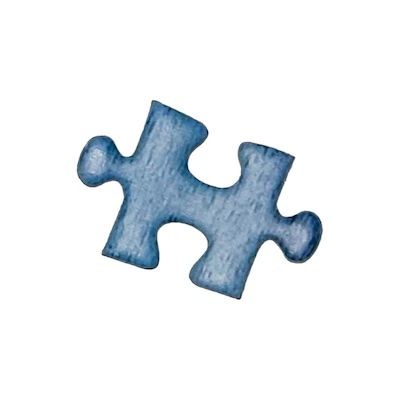
#> input picture notebooks/imageB.png, 400 x 400 px, given in place of the camera
$ jupyter execute SW09-live-processing-EX.ipynb   (shell and % lines are left out)   (text cells are left out)
#> lines starting #> are read from the running program, lines starting #| are printed output that depends on the picture; after the words box and inside, x2 and y2 are one past the last pixel; in counts of white or black regions, pixels touching at a corner belong together
[cell 1]
import cv2
cv2.VideoCapture(0).release()

[cell 2]
import sys
import cv2 as cv
import numpy as np
import matplotlib.pyplot as plt
import scipy.fft
import scipy.signal

# We need to install the OpenCV contrib package for some
# advanced features (SIFT and SURF algorithms)
if not hasattr(cv, "xfeatures2d"):
    # !pip install opencv_contrib_python
    # Import the package again
    import importlib
    iportlib.reload(cv)

# Enable vectorized output (for nicer plots)

# Inline backend configuration

# Functionality related to this course
sys.path.append("..")
import isp

# Jupyter / IPython configuration:
# Automatically reload modules when modified

[cell 3]
def run_camera_cv(cam_id,
                  window_name="Webcam",
                  show_ontop=True,
                  width=640,
                  height=480,
                  flip=False,
                  func=None,
                  **kwargs):
    """Run a camera feed and display it using OpenCV.

    Args:
        cam_id (int): Camera ID (usually 0).
        window_name (str): Name of the window.
        width (int): Width of the window.
        height (int): Height of the window.
        flip (bool): Flip the image horizontally.
        func (function): Function to apply to the image.
        **kwargs: Keyword arguments for the function.
    """
#> called with cam_id = 0, window_name = 'Live Video', show_ontop = True, width = 640, height = 480, flip = True

    cap = cv.VideoCapture(cam_id)

    # Adjust the camera settings (may work, or not)
    cap.set(cv.CAP_PROP_FRAME_WIDTH, width)  # adjust width
    cap.set(cv.CAP_PROP_FRAME_HEIGHT, height)  # adjust height

    # Create named window
    cv.namedWindow(window_name, cv.WINDOW_AUTOSIZE)
    # Make the window always on top
    if show_ontop:
        cv.setWindowProperty(window_name, cv.WND_PROP_TOPMOST, 1)

    try:
        while True:
            # Read image from capturing device
            success, img = cap.read()
#> img is the input picture: shape (400, 400, 3); mean B, G, R 241.6, 237.7, 232.9
            if not success:
                break
            if flip:
                img = cv.flip(img, 1)
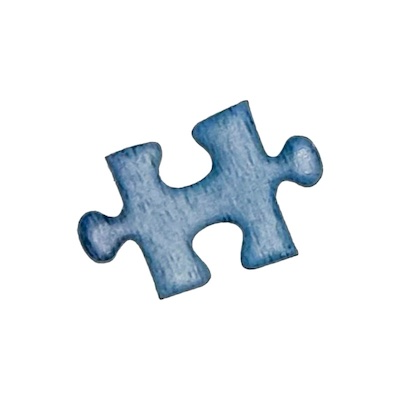
#> img: shape (400, 400, 3); mean B, G, R 241.6, 237.7, 232.9
            if func is not None:
                # Modify image using the provided function
                img = func(img, **kwargs)
            # Display the image in the named window
            cv.imshow(window_name, img)
            # Wait and fetch for key input (the above window should be selected)
            key = cv.waitKey(1) & 0xFF
#> (key q is pressed here)
            # Quit if "q" or "Q" is pressed.
            if key in (ord("q"), ord("Q")):
                cap.release()
                break

    except KeyboardInterrupt:
        pass
    finally:
        # We should always release the camera
        cap.release()
        # Comment out the following lines if you want to keep the window open
        cv.destroyAllWindows()
        cv.waitKey(1)

[cell 4]
####################
# Run demo
####################

# Choose the camera
cam_id = 0

# Window name
window_name = "Live Video"

# Flip the image
flip = True

# Run the camera!
run_camera_cv(cam_id,
              window_name=window_name,
              flip=flip)

[cell 5]
def run_camera_jupyter(cam_id=0,
                       width=640,
                       height=480,
                       frame_rate=0.1,
                       keep_last_frame=False,
                       func=None,
                       **kwargs):
    """Run a camera feed and display it within Jupyter.

    It's nice to use this function with a Jupyter notebook, but it may be slow.

    Args:
        cam_id: Camera ID (usually 0)
        width: Width of the image
        height: Height of the image
        frame_rate: Frame rate in frames per second
        keep_last_frame: Keep the last frame when stopping the camera
        func: Function to apply to the frame
        kwargs: Keyword arguments to pass to the function
    """

    from IPython.display import display, Image
    import ipywidgets as widgets
    import threading

    # Set up the stop button.
    stopButton = widgets.ToggleButton(
        value=False,
        description="Stop camera",
        disabled=False,
        button_style="info",  # 'success', 'info', 'warning', 'danger' or ''
        tooltip="Stop camera",
        icon="camera-retro",  # (FontAwesome names without the `fa-` prefix)
        #style=dict(font_weight="bold",)
    )

    # Display function
    import time
    def view(button):
        cap = cv.VideoCapture(cam_id)
        cap.set(cv.CAP_PROP_FRAME_WIDTH, width) # adjust width
        cap.set(cv.CAP_PROP_FRAME_HEIGHT, height) # adjust height

        display_handle=display(None, display_id=True)
        while True:
            _, frame = cap.read()
            frame = cv.flip(frame, 1) # if your camera reverses your image
            time.sleep(1/frame_rate)
            if frame is not None and frame.size != 0:
                if func is not None:
                    frame = func(frame, **kwargs)
                _, frame = cv.imencode(".jpeg", frame)
                image = Image(data=frame.tobytes(),
                              width=width, height=height)
                display_handle.update(image)
            if stopButton.value==True:
                print("Stopping video stream...")
                cap.release()
                if not keep_last_frame:
                    # Erase last frame
                    display_handle.update(None)
                    # Hide button
                    button.layout.visibility = "hidden"
                break

    # Run
    display(stopButton);
    thread = threading.Thread(target=view, args=(stopButton,));
    thread.start();

[cell 6]
####################
# Settings
####################

# Choose the camera
cam_id = 0

# Jupyter cannot process too many frames per second...
frame_rate = 10

# Adjust width and height. Use None for screen-width
width = 800
#height = None

# Keep last frame alive
keep_last_frame = False

run_camera_jupyter(cam_id,
                   width=width,
                   frame_rate=frame_rate,
                   keep_last_frame=keep_last_frame)

[cell 7]
def blur(img, kernel_size=5):
    """Blur an image using a Gaussian filter.
    """
#> called with kernel_size = 105
    return cv.GaussianBlur(img, (kernel_size, kernel_size), 0)
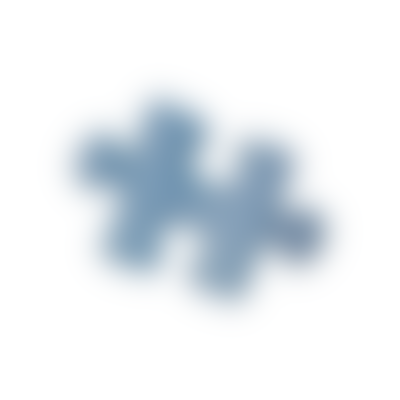
#> returned value: shape (400, 400, 3); mean of channels 0, 1, 2 241.6, 237.7, 232.9; drawn as B, G, R

cam_id = 0
run_camera_cv(cam_id,
              window_name="Demo: Blur",
              func=blur, kernel_size=105)
#> (key Q is pressed here)

[cell 8]
def fft(img):
    """Compute the FFT of an image.
    """
    # Convert to grayscale
    gray = cv.cvtColor(img, cv.COLOR_BGR2GRAY)
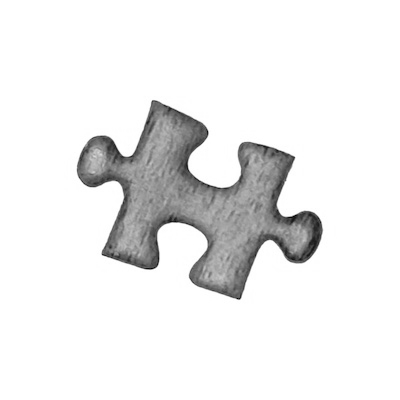
#> gray: shape (400, 400); min 1, max 255, mean 236.7
    # Compute the FFT
    ft = scipy.fft.fft2(gray)
    ft = np.fft.fftshift(ft)
    ft_mag = np.log(np.abs(ft)+1)
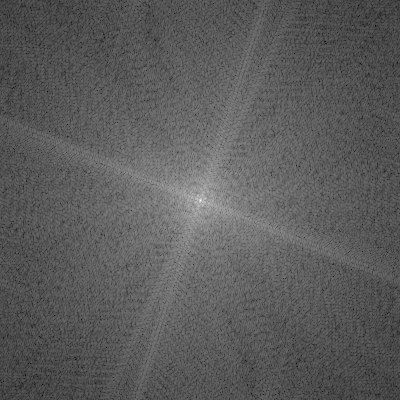
#> ft_mag: shape (400, 400) float64; min 1.48, max 17.45, mean 7.23; drawn with min black and max white
    # ft_mag is float64. Normalize the image to [0,1]
    if ft_mag.max() > 0:
        ft_mag = ft_mag/ft_mag.max()
    #ft_mag = cv.normalize(ft_mag, None, 0, 1, cv.NORM_MINMAX)
    return ft_mag


run_camera_cv(cam_id,
              window_name="Demo: Amplitude spectrum",
              func=fft)

[cell 9]
######################
###    EXERCISE    ###
######################


#thresholds decide what is / not / maybe an edge
#thr_upper pixel with gradient above this value = strong edge are kept
#thr_lower pixel with gradient lower are discarded = no edge
# pixels between kept only if they're connected to strong edges
#goal is to have a balance between. If to high = image looks empty, to low = too much noise and messy picture
def canny(img, thr_lower = 100,thr_upper = 200):
    """ Apply Canny edge detection.
    """
#> called with thr_lower = 100, thr_upper = 200
    return cv.Canny(img,thr_lower, thr_upper)#explained underneath in the picture
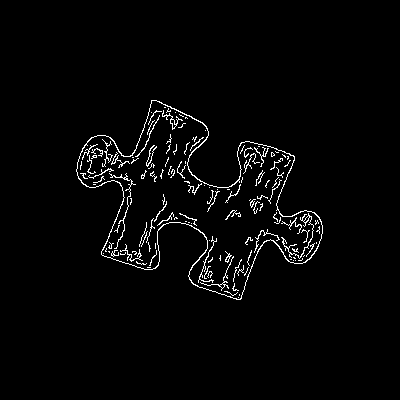
#> returned value: shape (400, 400); 2.5% white in thin lines or dots, all inside (x1, y1, x2, y2) = (76, 100, 323, 300)

cam_id = 0 #default, built in camera
run_camera_cv(cam_id,
              window_name="Demo: Canny",#title of the video shown at the top
              func=canny)#the predefined func from above is used here

[cell 10]
######################
###    EXERCISE    ###
######################

def harris_corner(img, block_size=4, ksize=3, k=0.22):
    """Apply the Harris corner detection algorithm to an image.

    Parameters:
        img: Input image
        block_size: Neighborhood size
        ksize: Kernel size for the Sobel operator
        k: Harris detector free parameter (see documentation for details)
    """
#> called with block_size = 4, ksize = 3, k = 0.22
    gray = cv.cvtColor(img, cv.COLOR_BGR2GRAY)
    # Detect corners
    mask = cv.cornerHarris(gray, block_size, ksize, k)
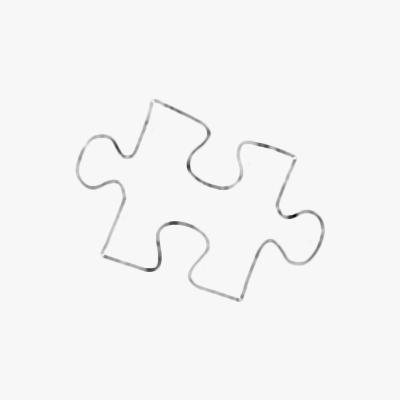
#> mask: shape (400, 400) float32; min -0.0236, max 0.000668, mean -0.00017; drawn with min black and max white
    # Visualize the corners:
    #   Step 1: Increase the size of the corner points
    #   Step 2: Apply the mask to the image
    mask = cv.dilate(mask, None)
    img[mask > 0.01*mask.max()] = [0, 0, 255]
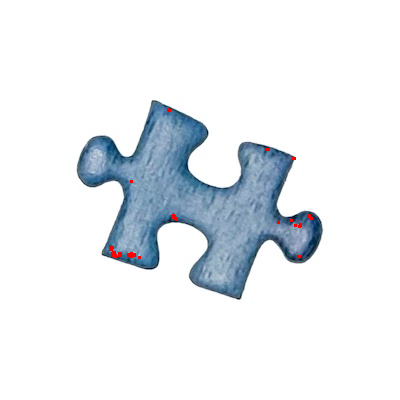
#> img: shape (400, 400, 3); 0.18% of pixels changed, all inside (x1, y1, x2, y2) = (109, 108, 313, 259)
    return img

run_camera_cv(cam_id=0,
              window_name="Harris corner detection",
              func=harris_corner)
